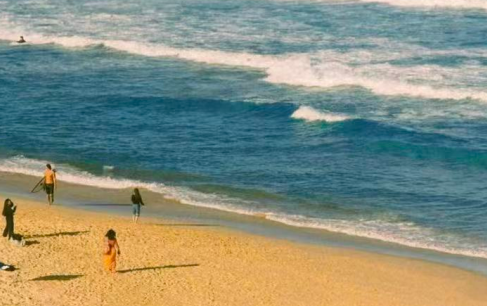
#> input picture 大三下/网络空间安全导论/网络空间安全实验/实验2/lenna.png, 487 x 306 px
$ python LSBProcessor.py
#> lines starting #> are read from the running program, lines starting #| are printed output that depends on the picture
import numpy as np
from PIL import Image
from scipy.stats import chi2
import matplotlib.pyplot as plt
import os

# --- 模块一：LSB 隐写与提取核心 ---
class LSBProcessor:
    @staticmethod
    def text_to_bin(text):
        # 将文本转换为 8 位二进制字符串
        return ''.join(format(ord(c), '08b') for c in text)

    @staticmethod
    def bin_to_text(binary_str):
        # 将二进制串重构为文字信息
        chars = [chr(int(binary_str[i:i+8], 2)) for i in range(0, len(binary_str), 8)]
        return ''.join(chars)

    def encode(self, img_obj, msg):
        """
        全量向量化 LSB 编码：拒绝慢速 for 循环，直接对 NumPy 矩阵做位运算
        """
        # 直接对传入的图片对象进行 convert
        img = img_obj.convert('RGB')
        img_arr = np.array(img)

        # 将信息转为二进制位，并直接化为 numpy 整型数组
        bit_stream = self.text_to_bin(msg)
        bit_len = len(bit_stream)
        bits = np.array(list(bit_stream), dtype=np.uint8)

        # 将图像矩阵展平为一维数组，方便直接从头开始按序写入
        flat_img = img_arr.flatten()
        capacity = len(flat_img)

        if bit_len > capacity:
            raise IndexError(f"错误：信息长度 ({bit_len}) 超过图像容量 ({capacity})")

        # 【核心优化】：利用底层 C 语言级别的向量化操作
        # 先用 0xFE (254) 抹除前 bit_len 个像素通道的最低位，再与秘密信息做或运算
        flat_img[:bit_len] = (flat_img[:bit_len] & 0xFE) | bits

        # 将修改后的一维数组重新塑形回原来的 (H, W, 3) 图像矩阵
        stego_img = Image.fromarray(flat_img.reshape(img_arr.shape))
        return stego_img, bit_len

    def decode(self, stego_img, bit_len):
        """ 全量向量化 LSB 解码 """
        img_arr = np.array(stego_img)
        flat_img = img_arr.flatten()

        # 批量提取最低有效位，并转回字符串
        extracted_bits_arr = flat_img[:bit_len] & 1
        extracted_bits = ''.join(extracted_bits_arr.astype(str))

        return self.bin_to_text(extracted_bits)

# --- 模块二：卡方检测与直方图分析 ---
class StegoAnalyzer:
    def analyze(self, original_img, stego_img):
        # 直接提取 RGB 三个通道的原始数值进行分析
        org_data = np.array(original_img).flatten()
        stego_data = np.array(stego_img).flatten()

        # 1. 绘制直方图对比
        plt.figure(figsize=(12, 5))
        plt.subplot(1, 2, 1)
        plt.hist(org_data, bins=256, color='blue', alpha=0.6, label='Original')
        plt.hist(stego_data, bins=256, color='red', alpha=0.4, label='Stego')
        plt.title("RGB Histogram Comparison")
        plt.legend()

        # 2. 计算卡方隐写概率
        p_stego = self.calculate_chi_probability(stego_data)
        print(f"检测分析完成：图像含隐写信息的概率约为 {p_stego:.2f}% ")

        plt.subplot(1, 2, 2)
        plt.text(0.1, 0.5, f"Detected Stego Probability:\n\n{p_stego:.4f}%", fontsize=14)
        plt.axis('off')
        plt.show()

    def calculate_chi_probability(self, pixel_data):
        # 统计 [0, 255] 每个灰阶像素出现的频次
        counts = np.bincount(pixel_data, minlength=256)
        even_counts = counts[0::2]
        odd_counts = counts[1::2]

        # 理论期望值：成对像素频率的均值
        expected = (even_counts + odd_counts) / 2.0
        valid_idx = expected > 0

        # 【数学逻辑修正】：严格按照皮尔逊卡方检验标准公式
        # 偶数位和奇数位的偏差都需要累加，否则卡方统计量会少算一半
        chi_stat = np.sum(((even_counts[valid_idx] - expected[valid_idx])**2) / expected[valid_idx]) + \
                   np.sum(((odd_counts[valid_idx] - expected[valid_idx])**2) / expected[valid_idx])

        # 自由度 = 有效像素对数量 - 1
        df = np.sum(valid_idx) - 1

        # 返回隐写概率 (1 - 累积分布函数值)
        return (1 - chi2.cdf(chi_stat, df)) * 100

# --- 主程序运行 ---
if __name__ == "__main__":
    processor = LSBProcessor()
    analyzer = StegoAnalyzer()

    SECRET_MSG = "CQUWATERMASKEXP"
    INPUT_IMAGE = "lenna.png"
    OUTPUT_IMAGE = "lsb_lenna.png"

    # 模拟环境：如果没有大图，生成一张 8x8 的微型图像。
    # 100% 满载的微型图像能完美验证卡方算法的有效性。
    if not os.path.exists(INPUT_IMAGE):
        print(f"未找到 {INPUT_IMAGE}，正在生成演示用的 8x8 随机噪声图 (用于满载测试)...")
        noise = np.random.randint(0, 256, (8, 8, 3), dtype=np.uint8)
        Image.fromarray(noise).save(INPUT_IMAGE)

    # 强行切出一块 8x8 的子图 (容量: 8 * 8 * 3 = 192 bits)
    # original_img = Image.open(INPUT_IMAGE).crop((0, 0, 8, 8))
    original_img = Image.open(INPUT_IMAGE)
#> original_img is the input picture: PIL image 487x306 RGBA; mean R, G, B, A 136.1, 143.3, 126.6, 255

    # 1. 执行隐写
    # 在满载率高达 120/192 = 62.5% 的情况下进行隐写
    stego_result, b_len = processor.encode(original_img, SECRET_MSG)
#> in encode, `capacity = len(flat_img)`: capacity = 447066
#> b_len = 120
    stego_result.save(OUTPUT_IMAGE)
    print(f"隐写完成！[信息: {SECRET_MSG}, 长度: {b_len} bits]")
#| 隐写完成！[信息: CQUWATERMASKEXP, 长度: 120 bits]

    # 2. 执行提取
    extracted_msg = processor.decode(stego_result, b_len)
#> in decode, `extracted_bits_arr = flat_img[:bit_len] & 1`: extracted_bits_arr = 120 values, max 1 at index 1, min 0 at index 0, mean 0.4
#> extracted_msg = 'CQUWATERMASKEXP'
    print(f"成功提取信息: {extracted_msg}")
#| 成功提取信息: CQUWATERMASKEXP

    # 3. 统计学分析与绘图
    analyzer.analyze(original_img, stego_result)
#> in calculate_chi_probability, `counts = np.bincount(pixel_data, minlength=256)`: counts = 256 values, max 4007 at index 104, min 11 at index 255, mean 1746.4
#> in calculate_chi_probability, `even_counts = counts[0::2]`: even_counts = 128 values, max 4007 at index 52, min 41 at index 127, mean 1745
#> in calculate_chi_probability, `odd_counts = counts[1::2]`: odd_counts = 128 values, max 3949 at index 52, min 11 at index 127, mean 1747.7
#> in calculate_chi_probability, `expected = (even_counts + odd_counts) / 2.0`: expected = 128 values, max 3978 at index 52, min 26 at index 127, mean 1746.4
#> in calculate_chi_probability, `chi_stat = np.sum(((even_counts[valid_idx] - expected[valid_idx])**2) ..`: chi_stat = 316.3
#> in calculate_chi_probability, `df = np.sum(valid_idx) - 1`: df = 127
#> in analyze, `p_stego = self.calculate_chi_probability(stego_data)`: p_stego = 0
#| 检测分析完成：图像含隐写信息的概率约为 0.00%
#> in analyze, `plt.show()`:
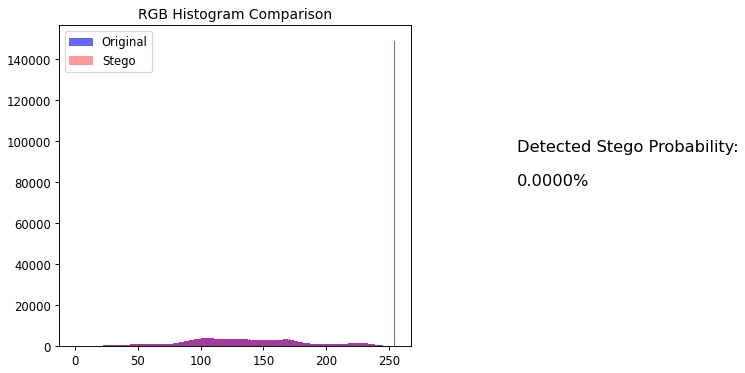
#> figure drawn by matplotlib, 1 panel; tallest bar 149033 high, from x = 254 to 255; tallest bar 4007 high, from x = 103.6 to 104.6
